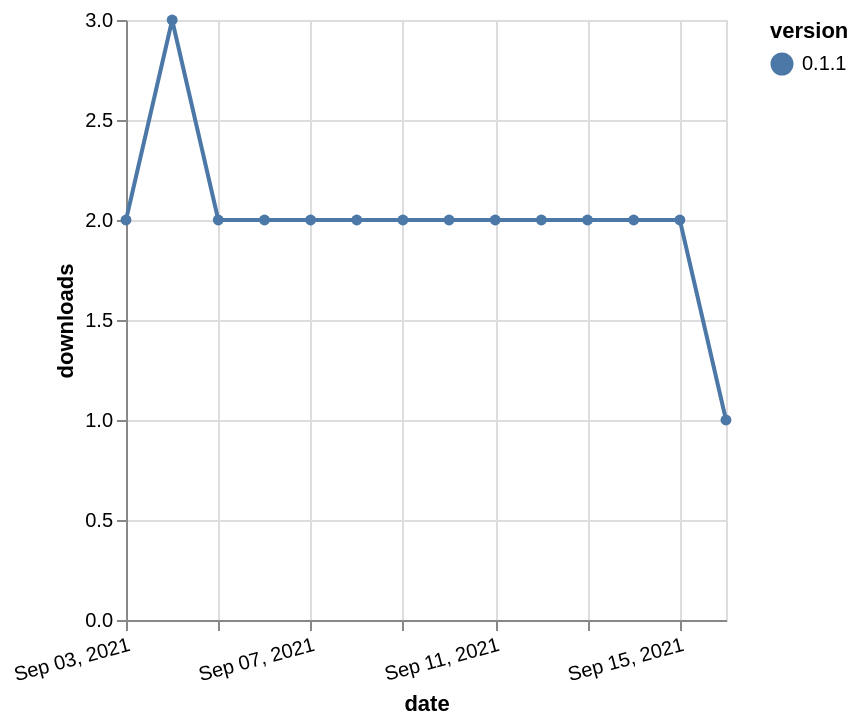

The specification (Vega-Lite) saved for this image:
### Vega-Lite specification from a JSON file in a GitHub repository (floating-point values rounded to 4 significant figures)
{"$schema": "https://vega.github.io/schema/vega-lite/v5.json", "description": "A simple bar chart with embedded data.", "data": {"values": [{"date": "2021-09-03", "total": 2499, "delta": 2, "version": "0.1.1"}, {"date": "2021-09-04", "total": 2502, "delta": 3, "version": "0.1.1"}, {"date": "2021-09-05", "total": 2504, "delta": 2, "version": "0.1.1"}, {"date": "2021-09-06", "total": 2506, "delta": 2, "version": "0.1.1"}, {"date": "2021-09-07", "total": 2508, "delta": 2, "version": "0.1.1"}, {"date": "2021-09-08", "total": 2510, "delta": 2, "version": "0.1.1"}, {"date": "2021-09-09", "total": 2512, "delta": 2, "version": "0.1.1"}, {"date": "2021-09-10", "total": 2514, "delta": 2, "version": "0.1.1"}, {"date": "2021-09-11", "total": 2516, "delta": 2, "version": "0.1.1"}, {"date": "2021-09-12", "total": 2518, "delta": 2, "version": "0.1.1"}, {"date": "2021-09-13", "total": 2520, "delta": 2, "version": "0.1.1"}, {"date": "2021-09-14", "total": 2522, "delta": 2, "version": "0.1.1"}, {"date": "2021-09-15", "total": 2524, "delta": 2, "version": "0.1.1"}, {"date": "2021-09-16", "total": 2525, "delta": 1, "version": "0.1.1"}]}, "width": "container", "mark": {"type": "line", "point": {"filled": true}}, "encoding": {"x": {"field": "date", "type": "temporal", "timeUnit": "yearmonthdate", "title": "date", "axis": {"labelAngle": -15}}, "y": {"field": "delta", "type": "quantitative", "title": "downloads"}, "color": {"field": "version", "type": "nominal"}, "tooltip": {"field": "delta"}}}
